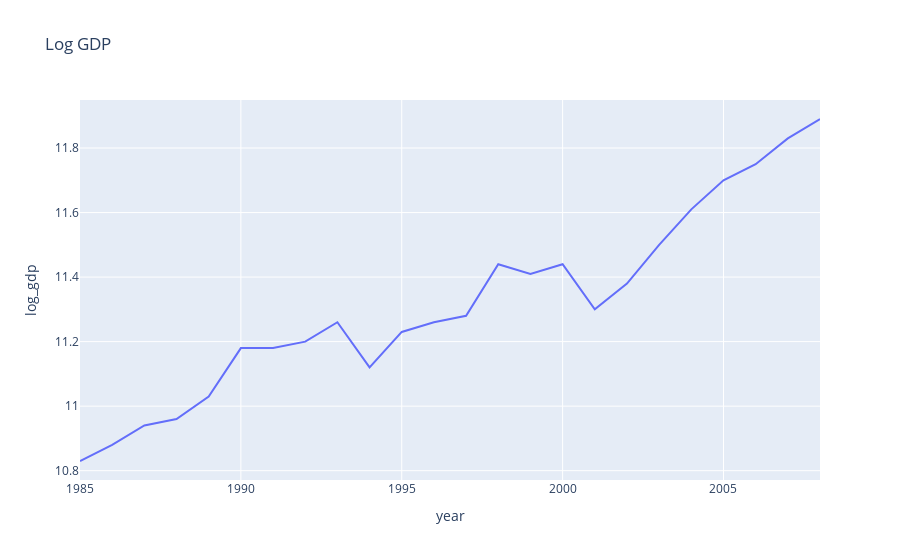

Write notebook code for a chart like this one.
### Code cell
fig = px.line(df, x="year", y="log_gdp", title='Log GDP')
fig.show()

### Figure 1 — Plotly figure (JSON) as saved in the notebook; plotly's stock layout.template omitted (floating-point values rounded to 4 significant figures)
{"data": [{"hovertemplate": "year=%{x}<br>log_gdp=%{y}<extra></extra>", "legendgroup": "", "line": {"color": "#636efa", "dash": "solid"}, "marker": {"symbol": "circle"}, "mode": "lines", "name": "", "orientation": "v", "showlegend": false, "type": "scatter", "x": [1985, 1986, 1987, 1988, 1989, 1990, 1991, 1992, 1993, 1994, 1995, 1996, 1997, 1998, 1999, 2000, 2001, 2002, 2003, 2004, 2005, 2006, 2007, 2008], "xaxis": "x", "y": [10.83, 10.88, 10.94, 10.96, 11.03, 11.18, 11.18, 11.2, 11.26, 11.12, 11.23, 11.26, 11.28, 11.44, 11.41, 11.44, 11.3, 11.38, 11.5, 11.61, 11.7, 11.75, 11.83, 11.89], "yaxis": "y"}], "layout": {"legend": {"tracegroupgap": 0}, "title": {"text": "Log GDP"}, "xaxis": {"anchor": "y", "domain": [0, 1], "title": {"text": "year"}}, "yaxis": {"anchor": "x", "domain": [0, 1], "title": {"text": "log_gdp"}}}}
